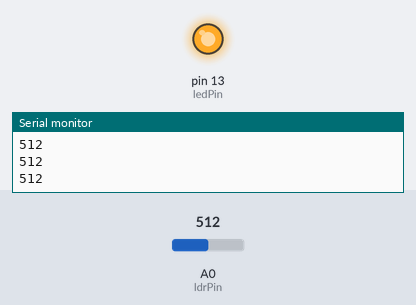
Recording of a program running on a simulated Arduino Uno, built with avr-gcc and run on an emulated ATmega328P. Parts: output pins drawn as LEDs (lit = HIGH), the last lines printed to the serial monitor. The test bench sets the inputs (shaded band); at power-on: A0 (ldrPin) = 512.

Above: at 1.2 s.
1.3 s: A0 (ldrPin) set to 489
At 1.9 s:
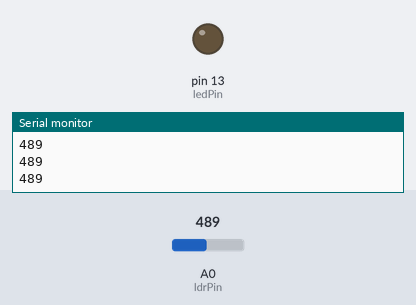
2.8 s: A0 (ldrPin) set to 510
At 3.4 s:
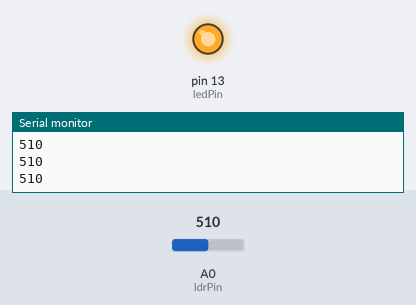
4.3 s: A0 (ldrPin) set to 490
At 4.8 s:
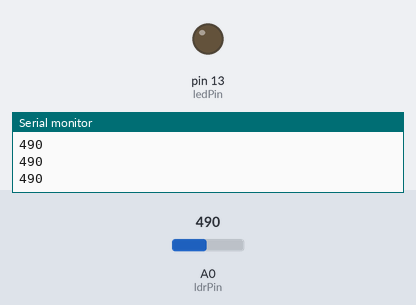
Timing chart, 0 to 7.3 s (numbered marks = the images above; inputs shaded):
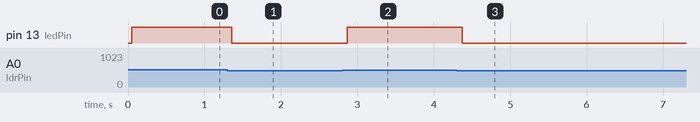

Measured:
- the behaviour switches between 501 and 500 on A0 (ldrPin) (found by bisection; images 0 and 1)
- after the input at 1.3 s, pin 13 (ledPin): HIGH → LOW after 0.06 s
- after the input at 2.8 s, pin 13 (ledPin): LOW → HIGH after 0.07 s
- after the input at 4.3 s, pin 13 (ledPin): HIGH → LOW after 0.08 s

The program:

main.cpp
```cpp
/*
 * LDR regelt potmeter
 * Zet LED aan als er weinig licht op de LDR valt
 * Zet LED uit als er veel licht op de LDR valt
 */

#include <Arduino.h>

int ldrPin = A0;
int ledPin = 13;

void setup() {
  pinMode(ledPin, OUTPUT);
  Serial.begin(9600); // instellen van de console
}

void loop() {
  // het uitlezen van een potmeter en ldr is
  // in principe hetzelfde: een analoge waarde;
  int analogeWaarde = analogRead(ldrPin);

  //stuur deze waarde naar de console op de computer om het
  //op gemakkelijke manier zichtbaar te maken
  Serial.println(analogeWaarde);
  delay(50); // wacht even, zodat er niet veel te snel regels op de console komen

  if (analogeWaarde > 500) {
    digitalWrite(ledPin, HIGH);
  }
  else {
    digitalWrite(ledPin, LOW);
  }
}
```
